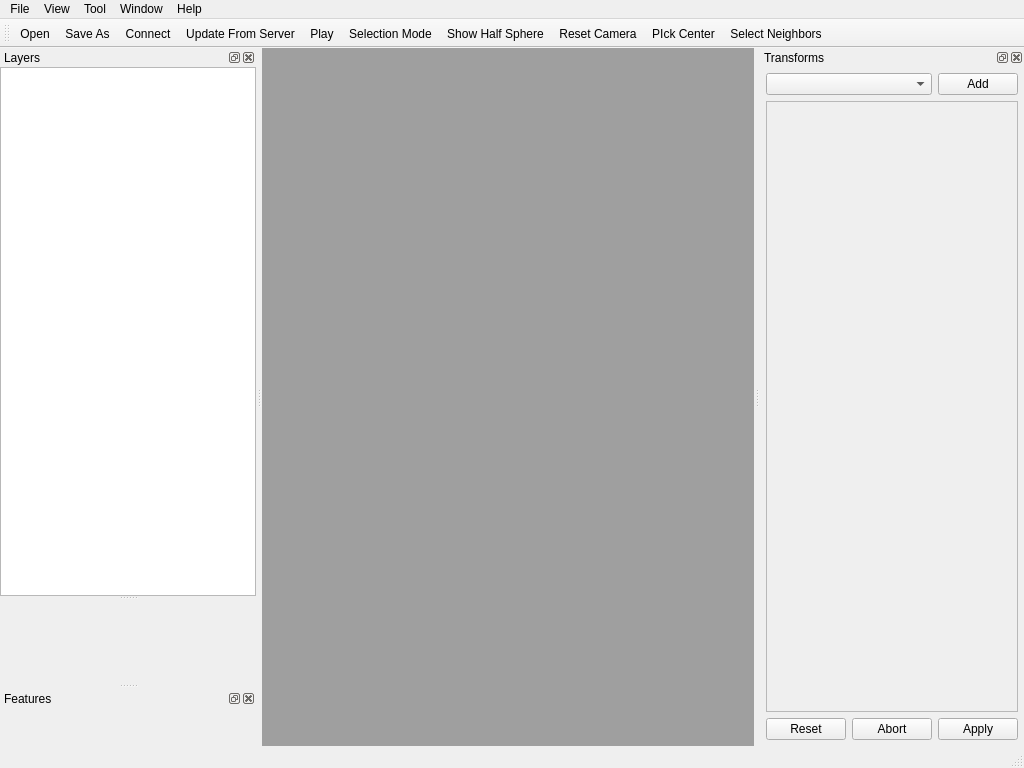
<?xml version="1.0" encoding="UTF-8"?>
<ui version="4.0">
 <class>MainWindow</class>
 <widget class="QMainWindow" name="MainWindow">
  <property name="geometry">
   <rect>
    <x>0</x>
    <y>0</y>
    <width>1024</width>
    <height>768</height>
   </rect>
  </property>
  <property name="acceptDrops">
   <bool>true</bool>
  </property>
  <property name="windowTitle">
   <string>PlotViz</string>
  </property>
  <widget class="QWidget" name="centralWidget">
   <layout class="QVBoxLayout" name="verticalLayout">
    <property name="margin">
     <number>0</number>
    </property>
    <item>
     <widget class="QMdiArea" name="mdiArea">
      <property name="verticalScrollBarPolicy">
       <enum>Qt::ScrollBarAsNeeded</enum>
      </property>
      <property name="horizontalScrollBarPolicy">
       <enum>Qt::ScrollBarAsNeeded</enum>
      </property>
     </widget>
    </item>
   </layout>
  </widget>
  <widget class="QMenuBar" name="menuBar">
   <property name="geometry">
    <rect>
     <x>0</x>
     <y>0</y>
     <width>1024</width>
     <height>22</height>
    </rect>
   </property>
   <widget class="QMenu" name="menuFile">
    <property name="title">
     <string>File</string>
    </property>
    <addaction name="actionOpenDataFile"/>
    <addaction name="actionSaveAs"/>
    <addaction name="actionSaveAnimation"/>
    <addaction name="actionConnect"/>
    <addaction name="actionSaveScreen"/>
    <addaction name="actionOpenDirectory"/>
    <addaction name="actionBrokerConnect"/>
   </widget>
   <widget class="QMenu" name="menuHelp">
    <property name="title">
     <string>Help</string>
    </property>
    <addaction name="actionHelp"/>
    <addaction name="actionAbout"/>
   </widget>
   <widget class="QMenu" name="menuWindow">
    <property name="title">
     <string>Window</string>
    </property>
    <addaction name="actionCascadeSubWindows"/>
    <addaction name="actionTileSubWindows"/>
    <addaction name="separator"/>
   </widget>
   <widget class="QMenu" name="menuTool">
    <property name="title">
     <string>Tool</string>
    </property>
    <addaction name="actionPlay"/>
    <addaction name="actionSelectionMode"/>
    <addaction name="actionShowHalfSphere"/>
    <addaction name="actionResetCamera"/>
    <addaction name="actionPickCenter"/>
    <addaction name="actionSelectNeighbor"/>
   </widget>
   <widget class="QMenu" name="menuView">
    <property name="title">
     <string>View</string>
    </property>
    <addaction name="actionFullScreen"/>
   </widget>
   <addaction name="menuFile"/>
   <addaction name="menuView"/>
   <addaction name="menuTool"/>
   <addaction name="menuWindow"/>
   <addaction name="menuHelp"/>
  </widget>
  <widget class="QToolBar" name="mainToolBar">
   <attribute name="toolBarArea">
    <enum>TopToolBarArea</enum>
   </attribute>
   <attribute name="toolBarBreak">
    <bool>false</bool>
   </attribute>
   <addaction name="actionOpenDataFile"/>
   <addaction name="actionSaveAs"/>
   <addaction name="actionConnect"/>
   <addaction name="actionUpdateFromServer"/>
   <addaction name="actionPlay"/>
   <addaction name="actionSelectionMode"/>
   <addaction name="actionShowHalfSphere"/>
   <addaction name="actionResetCamera"/>
   <addaction name="actionPickCenter"/>
   <addaction name="actionSelectNeighbor"/>
  </widget>
  <widget class="QStatusBar" name="statusBar"/>
  <widget class="QDockWidget" name="dwTree">
   <property name="features">
    <set>QDockWidget::AllDockWidgetFeatures</set>
   </property>
   <property name="windowTitle">
    <string>Layers</string>
   </property>
   <attribute name="dockWidgetArea">
    <number>1</number>
   </attribute>
   <widget class="QWidget" name="dwTreeContents">
    <layout class="QVBoxLayout" name="dwTreeContentsLayout">
     <property name="margin">
      <number>0</number>
     </property>
     <item>
      <widget class="QSplitter" name="splitter">
       <property name="frameShape">
        <enum>QFrame::NoFrame</enum>
       </property>
       <property name="orientation">
        <enum>Qt::Vertical</enum>
       </property>
       <widget class="QTreeView" name="tvTree">
        <property name="selectionMode">
         <enum>QAbstractItemView::ExtendedSelection</enum>
        </property>
        <attribute name="headerHighlightSections">
         <bool>true</bool>
        </attribute>
        <attribute name="headerShowSortIndicator" stdset="0">
         <bool>false</bool>
        </attribute>
       </widget>
       <widget class="QtTreePropertyBrowser" name="tpProperty" native="true"/>
      </widget>
     </item>
    </layout>
   </widget>
  </widget>
  <widget class="QDockWidget" name="dwPreferences">
   <property name="windowTitle">
    <string>Features</string>
   </property>
   <attribute name="dockWidgetArea">
    <number>1</number>
   </attribute>
   <widget class="QWidget" name="dwPreferencesContents">
    <layout class="QVBoxLayout" name="verticalLayout_2">
     <property name="margin">
      <number>0</number>
     </property>
     <item>
      <widget class="QtTreePropertyBrowser" name="tpPreferences" native="true"/>
     </item>
    </layout>
   </widget>
  </widget>
  <widget class="QDockWidget" name="dwTransforms">
   <property name="minimumSize">
    <size>
     <width>249</width>
     <height>220</height>
    </size>
   </property>
   <property name="windowTitle">
    <string>Transforms</string>
   </property>
   <attribute name="dockWidgetArea">
    <number>2</number>
   </attribute>
   <widget class="QWidget" name="dwTransformsContents">
    <layout class="QVBoxLayout" name="verticalLayout_3">
     <property name="margin">
      <number>6</number>
     </property>
     <item>
      <layout class="QHBoxLayout" name="horizontalLayout">
       <item>
        <widget class="QComboBox" name="cbTransformItem"/>
       </item>
       <item>
        <widget class="QPushButton" name="btAdd">
         <property name="sizePolicy">
          <sizepolicy hsizetype="Fixed" vsizetype="Fixed">
           <horstretch>0</horstretch>
           <verstretch>0</verstretch>
          </sizepolicy>
         </property>
         <property name="text">
          <string>Add</string>
         </property>
        </widget>
       </item>
      </layout>
     </item>
     <item>
      <widget class="QScrollArea" name="scrollArea">
       <property name="widgetResizable">
        <bool>true</bool>
       </property>
       <widget class="QWidget" name="scrollAreaWidgetContents">
        <property name="geometry">
         <rect>
          <x>0</x>
          <y>0</y>
          <width>235</width>
          <height>567</height>
         </rect>
        </property>
        <layout class="QVBoxLayout" name="verticalLayout_4">
         <property name="margin">
          <number>0</number>
         </property>
         <item>
          <widget class="QtGroupBoxPropertyBrowser" name="gpTransforms" native="true"/>
         </item>
        </layout>
       </widget>
      </widget>
     </item>
     <item>
      <widget class="QDialogButtonBox" name="bbTransforms">
       <property name="sizePolicy">
        <sizepolicy hsizetype="Minimum" vsizetype="Fixed">
         <horstretch>0</horstretch>
         <verstretch>0</verstretch>
        </sizepolicy>
       </property>
       <property name="standardButtons">
        <set>QDialogButtonBox::Abort|QDialogButtonBox::Apply|QDialogButtonBox::Reset</set>
       </property>
       <property name="centerButtons">
        <bool>true</bool>
       </property>
      </widget>
     </item>
    </layout>
   </widget>
  </widget>
  <action name="actionOpenDataFile">
   <property name="icon">
    <iconset resource="../pviz.qrc">
     <normaloff>:/Icons/pqOpen32.png</normaloff>:/Icons/pqOpen32.png</iconset>
   </property>
   <property name="text">
    <string>Open</string>
   </property>
   <property name="toolTip">
    <string>Open</string>
   </property>
   <property name="shortcut">
    <string>Ctrl+O</string>
   </property>
  </action>
  <action name="actionConnect">
   <property name="icon">
    <iconset resource="../pviz.qrc">
     <normaloff>:/Icons/pqConnect32.png</normaloff>:/Icons/pqConnect32.png</iconset>
   </property>
   <property name="text">
    <string>Connect</string>
   </property>
   <property name="toolTip">
    <string>Connect</string>
   </property>
  </action>
  <action name="actionUpdateFromServer">
   <property name="checkable">
    <bool>true</bool>
   </property>
   <property name="icon">
    <iconset resource="../pviz.qrc">
     <normaloff>:/Icons/pqUpdate32.png</normaloff>:/Icons/pqUpdate32.png</iconset>
   </property>
   <property name="text">
    <string>Update From Server</string>
   </property>
   <property name="toolTip">
    <string>Update from server</string>
   </property>
  </action>
  <action name="actionSaveAs">
   <property name="icon">
    <iconset resource="../pviz.qrc">
     <normaloff>:/Icons/pqSave32.png</normaloff>:/Icons/pqSave32.png</iconset>
   </property>
   <property name="text">
    <string>Save As</string>
   </property>
   <property name="toolTip">
    <string>Save As</string>
   </property>
   <property name="shortcut">
    <string>Ctrl+S</string>
   </property>
  </action>
  <action name="actionPlay">
   <property name="checkable">
    <bool>true</bool>
   </property>
   <property name="icon">
    <iconset resource="../pviz.qrc">
     <normaloff>:/Icons/pqVcrPlay32.png</normaloff>
     <normalon>:/Icons/pqVcrPause32.png</normalon>
     <disabledon>:/Icons/pqVcrPause32.png</disabledon>
     <activeoff>:/Icons/pqVcrPlay32.png</activeoff>
     <activeon>:/Icons/pqVcrPause32.png</activeon>:/Icons/pqVcrPlay32.png</iconset>
   </property>
   <property name="text">
    <string>Play</string>
   </property>
   <property name="toolTip">
    <string>Play</string>
   </property>
   <property name="shortcut">
    <string>Ctrl+P</string>
   </property>
  </action>
  <action name="actionSaveScreen">
   <property name="icon">
    <iconset resource="../pviz.qrc">
     <normaloff>:/Icons/pqCaptureScreenshot24.png</normaloff>:/Icons/pqCaptureScreenshot24.png</iconset>
   </property>
   <property name="text">
    <string>Save Screen</string>
   </property>
   <property name="toolTip">
    <string>Save Screen</string>
   </property>
  </action>
  <action name="actionShowHalfSphere">
   <property name="checkable">
    <bool>true</bool>
   </property>
   <property name="icon">
    <iconset resource="../pviz.qrc">
     <normaloff>:/Icons/pqIsosurface24.png</normaloff>:/Icons/pqIsosurface24.png</iconset>
   </property>
   <property name="text">
    <string>Show Half Sphere</string>
   </property>
   <property name="toolTip">
    <string>Show Half Sphere</string>
   </property>
  </action>
  <action name="actionSelectionMode">
   <property name="checkable">
    <bool>true</bool>
   </property>
   <property name="icon">
    <iconset resource="../pviz.qrc">
     <normaloff>:/Icons/pqSelectSurfPoints24.png</normaloff>:/Icons/pqSelectSurfPoints24.png</iconset>
   </property>
   <property name="text">
    <string>Selection Mode</string>
   </property>
   <property name="toolTip">
    <string>Selection Mode</string>
   </property>
   <property name="shortcut">
    <string>Ctrl+V</string>
   </property>
  </action>
  <action name="actionCascadeSubWindows">
   <property name="text">
    <string>Cascade Windows</string>
   </property>
   <property name="toolTip">
    <string>Cascade Windows</string>
   </property>
  </action>
  <action name="actionTileSubWindows">
   <property name="text">
    <string>Tile Windows</string>
   </property>
   <property name="toolTip">
    <string>Tile Windows</string>
   </property>
  </action>
  <action name="actionResetCamera">
   <property name="icon">
    <iconset resource="../pviz.qrc">
     <normaloff>:/Icons/pqZMinus24.png</normaloff>:/Icons/pqZMinus24.png</iconset>
   </property>
   <property name="text">
    <string>Reset Camera</string>
   </property>
   <property name="toolTip">
    <string>Reset Camera</string>
   </property>
   <property name="shortcut">
    <string>Ctrl+R</string>
   </property>
  </action>
  <action name="actionPickCenter">
   <property name="checkable">
    <bool>true</bool>
   </property>
   <property name="icon">
    <iconset resource="../pviz.qrc">
     <normaloff>:/Icons/pqPickCenter24.png</normaloff>:/Icons/pqPickCenter24.png</iconset>
   </property>
   <property name="text">
    <string>PIck Center</string>
   </property>
   <property name="toolTip">
    <string>Pick Center</string>
   </property>
  </action>
  <action name="actionAbout">
   <property name="text">
    <string>About</string>
   </property>
  </action>
  <action name="actionSelectNeighbor">
   <property name="icon">
    <iconset resource="../pviz.qrc">
     <normaloff>:/Icons/pqThreshold24.png</normaloff>:/Icons/pqThreshold24.png</iconset>
   </property>
   <property name="text">
    <string>Select Neighbors</string>
   </property>
  </action>
  <action name="actionOpenDirectory">
   <property name="text">
    <string>Open Directory</string>
   </property>
  </action>
  <action name="actionBrokerConnect">
   <property name="text">
    <string>Broker Connect</string>
   </property>
   <property name="toolTip">
    <string>Broker Connect</string>
   </property>
  </action>
  <action name="actionFullScreen">
   <property name="checkable">
    <bool>true</bool>
   </property>
   <property name="text">
    <string>Full Screen</string>
   </property>
   <property name="shortcut">
    <string>Ctrl+F</string>
   </property>
  </action>
  <action name="actionHelp">
   <property name="text">
    <string>Help</string>
   </property>
   <property name="shortcut">
    <string>F1</string>
   </property>
  </action>
  <action name="actionSaveAnimation">
   <property name="icon">
    <iconset resource="../pviz.qrc">
     <normaloff>:/Icons/pqSaveAnimation24.png</normaloff>:/Icons/pqSaveAnimation24.png</iconset>
   </property>
   <property name="text">
    <string>Save Animation</string>
   </property>
   <property name="toolTip">
    <string>Save Animation</string>
   </property>
  </action>
 </widget>
 <layoutdefault spacing="6" margin="11"/>
 <customwidgets>
  <customwidget>
   <class>QtTreePropertyBrowser</class>
   <extends>QWidget</extends>
   <header>qttreepropertybrowser.h</header>
  </customwidget>
  <customwidget>
   <class>QtGroupBoxPropertyBrowser</class>
   <extends>QWidget</extends>
   <header>qtgroupboxpropertybrowser.h</header>
  </customwidget>
 </customwidgets>
 <resources>
  <include location="../pviz.qrc"/>
 </resources>
 <connections/>
</ui>
